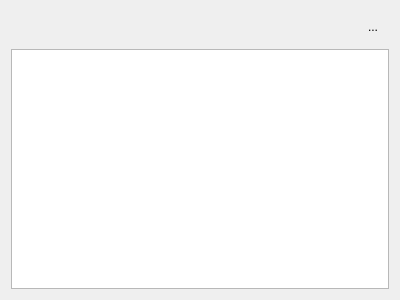
<?xml version="1.0" encoding="UTF-8"?>
<ui version="4.0">
 <class>IR_ParamValuesSetWgt</class>
 <widget class="QWidget" name="IR_ParamValuesSetWgt">
  <property name="geometry">
   <rect>
    <x>0</x>
    <y>0</y>
    <width>400</width>
    <height>300</height>
   </rect>
  </property>
  <property name="windowTitle">
   <string>Form</string>
  </property>
  <layout class="QVBoxLayout" name="verticalLayout">
   <item>
    <layout class="QHBoxLayout" name="horizontalLayout">
     <property name="spacing">
      <number>0</number>
     </property>
     <item>
      <widget class="QLabel" name="label_title">
       <property name="text">
        <string/>
       </property>
      </widget>
     </item>
     <item>
      <spacer name="horizontalSpacer">
       <property name="orientation">
        <enum>Qt::Horizontal</enum>
       </property>
       <property name="sizeHint" stdset="0">
        <size>
         <width>40</width>
         <height>20</height>
        </size>
       </property>
      </spacer>
     </item>
     <item>
      <widget class="QToolButton" name="toolButton_Add">
       <property name="minimumSize">
        <size>
         <width>32</width>
         <height>32</height>
        </size>
       </property>
       <property name="maximumSize">
        <size>
         <width>32</width>
         <height>32</height>
        </size>
       </property>
       <property name="styleSheet">
        <string notr="true">background: transparent;
border: none;</string>
       </property>
       <property name="text">
        <string/>
       </property>
       <property name="icon">
        <iconset>
         <normalon>:/resource/image/violet/add.png</normalon>
        </iconset>
       </property>
       <property name="iconSize">
        <size>
         <width>24</width>
         <height>24</height>
        </size>
       </property>
      </widget>
     </item>
     <item>
      <widget class="QToolButton" name="toolButton_Edit">
       <property name="minimumSize">
        <size>
         <width>32</width>
         <height>32</height>
        </size>
       </property>
       <property name="maximumSize">
        <size>
         <width>32</width>
         <height>32</height>
        </size>
       </property>
       <property name="styleSheet">
        <string notr="true">background: transparent;
border: none;</string>
       </property>
       <property name="text">
        <string/>
       </property>
       <property name="icon">
        <iconset>
         <normalon>:/resource/image/violet/modify.png</normalon>
        </iconset>
       </property>
       <property name="iconSize">
        <size>
         <width>24</width>
         <height>24</height>
        </size>
       </property>
      </widget>
     </item>
     <item>
      <widget class="QToolButton" name="toolButton_Down">
       <property name="minimumSize">
        <size>
         <width>32</width>
         <height>32</height>
        </size>
       </property>
       <property name="maximumSize">
        <size>
         <width>32</width>
         <height>32</height>
        </size>
       </property>
       <property name="styleSheet">
        <string notr="true">background: transparent;
border: none;</string>
       </property>
       <property name="text">
        <string/>
       </property>
       <property name="icon">
        <iconset>
         <normalon>:/resource/image/violet/move-down.png</normalon>
        </iconset>
       </property>
       <property name="iconSize">
        <size>
         <width>24</width>
         <height>24</height>
        </size>
       </property>
      </widget>
     </item>
     <item>
      <widget class="QToolButton" name="toolButton_Up">
       <property name="minimumSize">
        <size>
         <width>32</width>
         <height>32</height>
        </size>
       </property>
       <property name="maximumSize">
        <size>
         <width>32</width>
         <height>32</height>
        </size>
       </property>
       <property name="styleSheet">
        <string notr="true">background: transparent;
border: none;</string>
       </property>
       <property name="text">
        <string/>
       </property>
       <property name="icon">
        <iconset>
         <normalon>:/resource/image/violet/move-up.png</normalon>
        </iconset>
       </property>
       <property name="iconSize">
        <size>
         <width>24</width>
         <height>24</height>
        </size>
       </property>
      </widget>
     </item>
     <item>
      <widget class="QToolButton" name="toolButton_Delete">
       <property name="minimumSize">
        <size>
         <width>32</width>
         <height>32</height>
        </size>
       </property>
       <property name="maximumSize">
        <size>
         <width>32</width>
         <height>32</height>
        </size>
       </property>
       <property name="styleSheet">
        <string notr="true">QToolButton {
background: transparent;
border: none;
}
QToolButton:hover {
background: gray;
border: 1px solid black;
}</string>
       </property>
       <property name="text">
        <string>...</string>
       </property>
       <property name="icon">
        <iconset resource="IR_Analysis.qrc">
         <normaloff>:/resource/image/violet/delete.png</normaloff>:/resource/image/violet/delete.png</iconset>
       </property>
       <property name="iconSize">
        <size>
         <width>24</width>
         <height>24</height>
        </size>
       </property>
      </widget>
     </item>
    </layout>
   </item>
   <item>
    <widget class="QListWidget" name="listWidget"/>
   </item>
  </layout>
 </widget>
 <resources>
  <include location="IR_Analysis.qrc"/>
 </resources>
 <connections/>
</ui>
